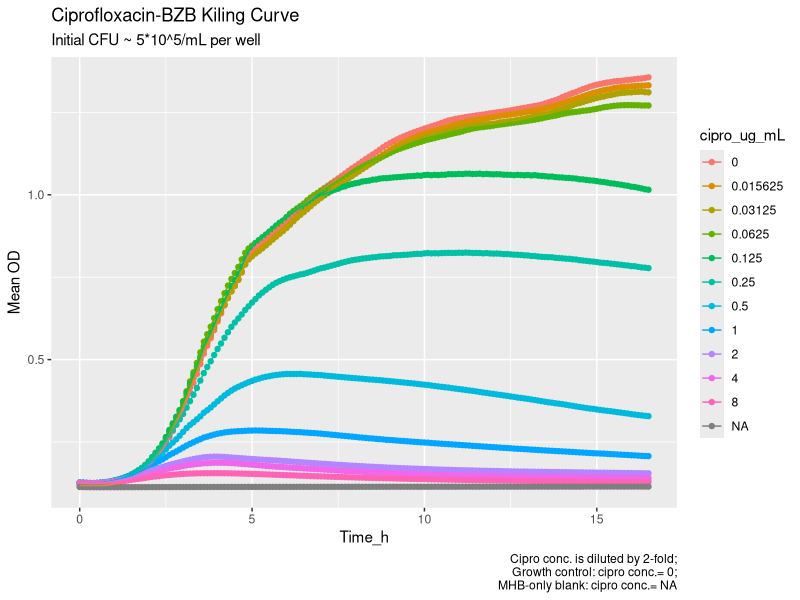
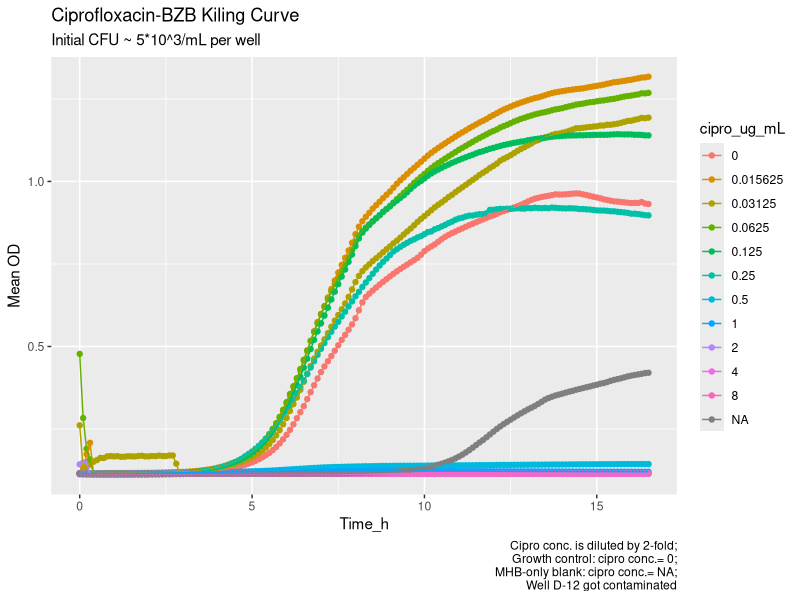
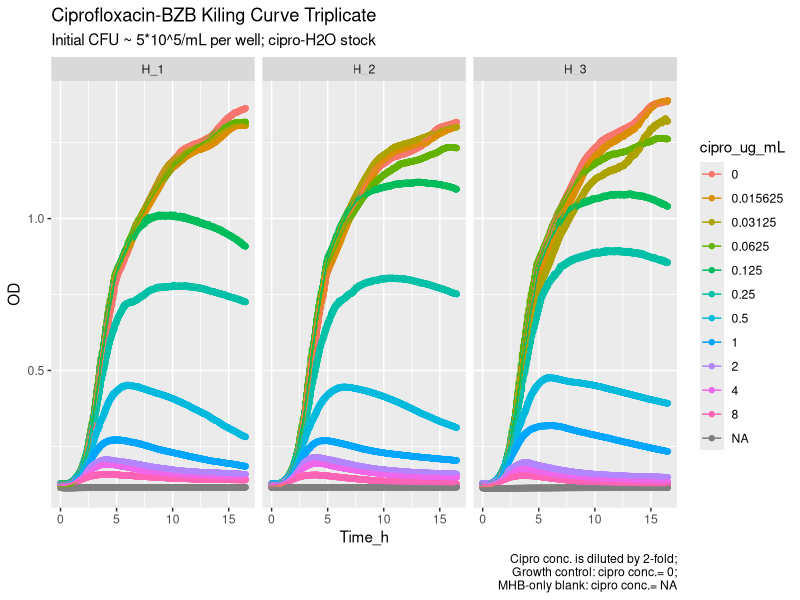
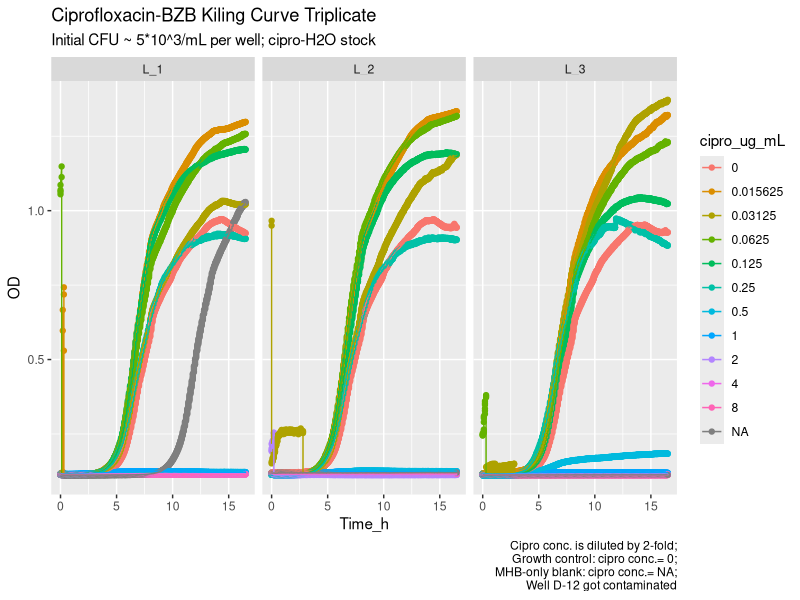
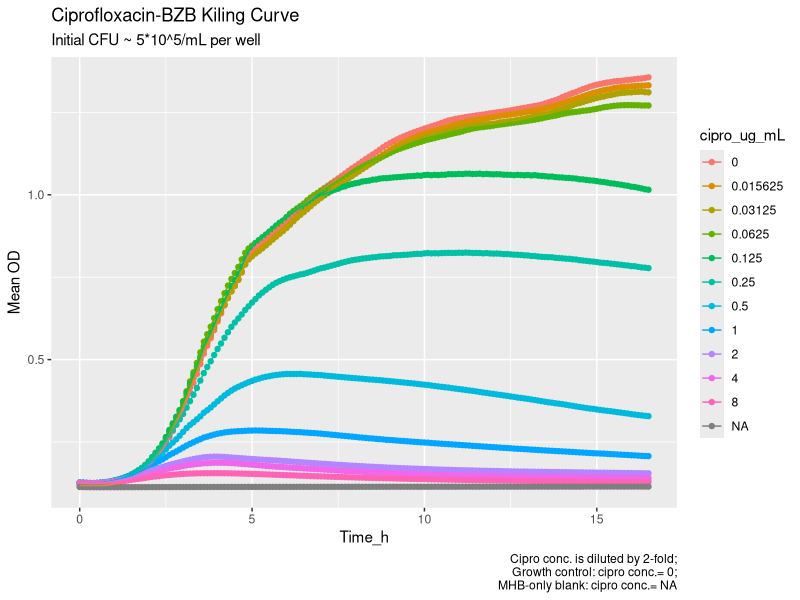
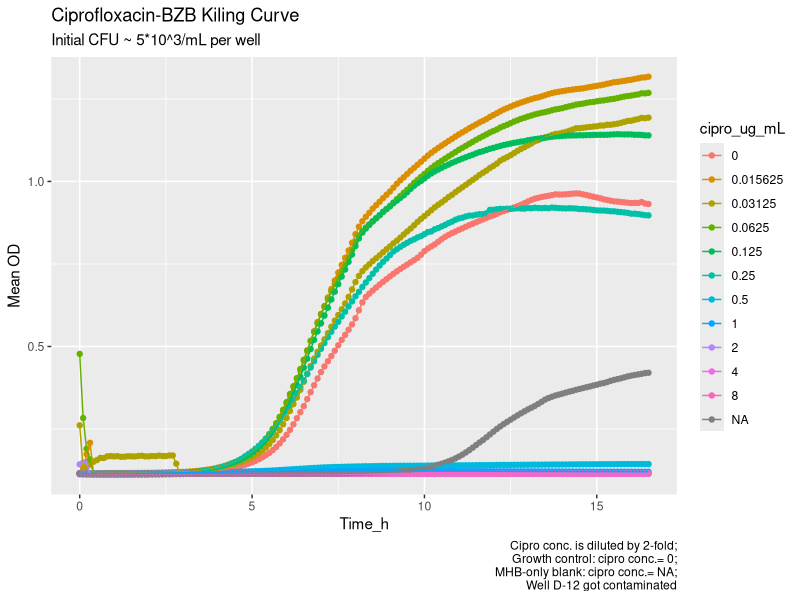
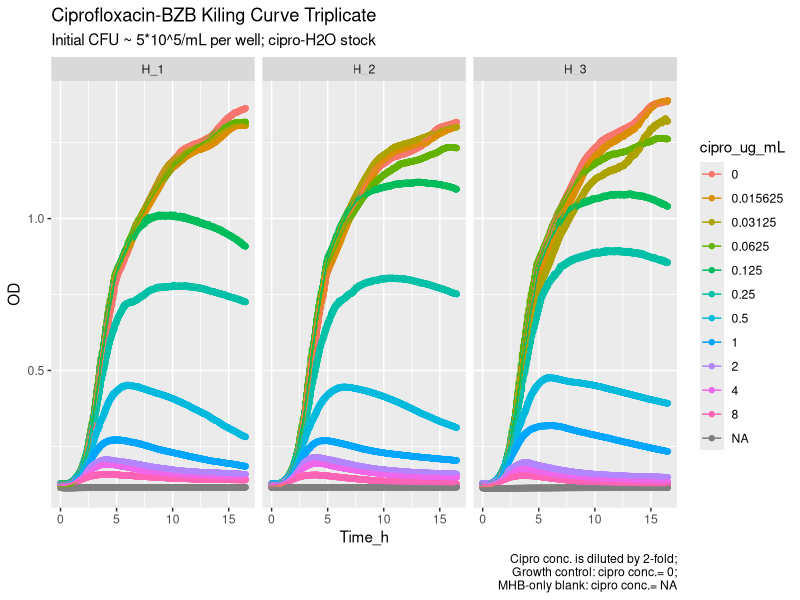
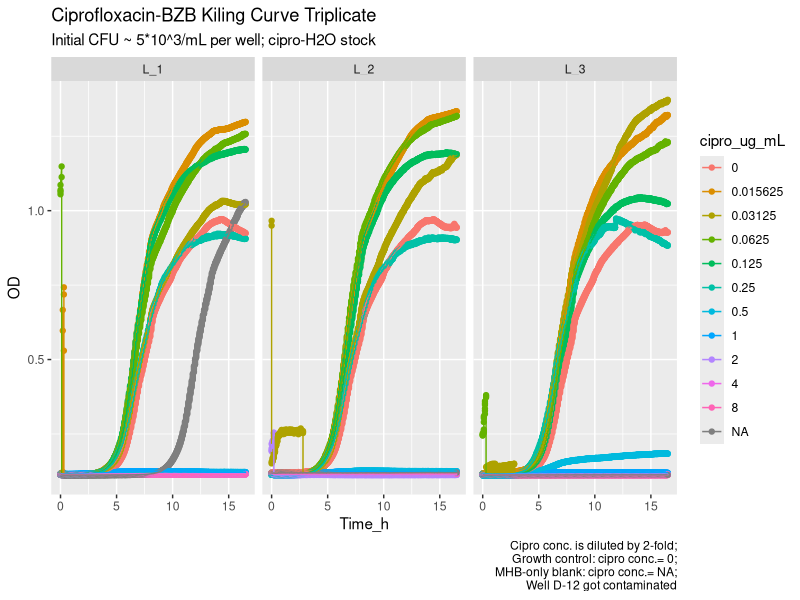

Here is the R script that generated these plots, in order:
## ---- chunk 1
#make sure you set the folder where your file is saved as the current working directory
#check whether the excel file names are the same and don't change the dataframe name
library(readxl)
library(tidyverse)

#Put in file names
cipro_BZB_1.5h <- read_excel("11.4_Cipro_BZB_2rdRun.xlsx", sheet="first")
cipro_BZB_15h <- read_excel("11.4_Cipro_BZB_2rdRun.xlsx", sheet="second")
key_ref <- read_excel("11.4_Cipro_BZB_2rdRun.xlsx", sheet="keys")
## ---- chunk 2
cipro_BZB_15h$"Cycle Nr." <- as.numeric(cipro_BZB_15h$"Cycle Nr.")

cipro_BZB_1.5h$"Cycle Nr." <- as.numeric(cipro_BZB_1.5h$"Cycle Nr.")
## ---- chunk 3
cipro_BZB_15h$"Cycle Nr." <- cipro_BZB_15h$"Cycle Nr." + 90
## ---- chunk 4
cipro_BZB_15h$"Time [s]" <- cipro_BZB_15h$"Time [s]" + 5400

## ---- chunk 5
combined_df <- bind_rows(cipro_BZB_1.5h, cipro_BZB_15h)
## ---- chunk 6
#preserve both cycle nr. and time
pivoted_OD <- combined_df %>%
  select(-3)%>%
pivot_longer(cols = -c(1,2), names_to = "well_ID", values_to = "OD")
## ---- chunk 7
#change Time [s] to Time [h]
df_clean <- pivoted_OD%>%
  mutate(Time_min=round(`Time [s]`/60,1),
         Time_h=round(Time_min/60,1))%>%
  rename(Cycle=`Cycle Nr.`,
         Time_s=`Time [s]`)%>%
  select(Cycle, Time_h, Time_min, everything())
  
## ---- chunk 8
df_clean<- left_join(df_clean, key_ref[, c("well_ID", "key", "cipro_ug_mL", "trial", "trial_rep", "trial_ID")], by = "well_ID")

df_clean$cipro_ug_mL<-factor(as.numeric(df_clean$cipro_ug_mL))

## ---- chunk 9
df_summarise <- df_clean %>%
  filter(trial != "test") %>%
  group_by(Time_h, trial, cipro_ug_mL) %>%
  summarise(
    min=min(OD, na.rm = TRUE),
    max=max(OD, na.rm = TRUE),
    mean = mean(OD, na.rm = TRUE),
    sd = sd(OD, na.rm = TRUE),
    .groups = "drop") %>%
  mutate(CV = sd/mean)

## ---- chunk 10
BZB_H_curve<- df_summarise |>
  filter(trial == "H") |>
ggplot( 
       aes(x = Time_h, y = mean, color = cipro_ug_mL)) +
  geom_point() +
  geom_line()+
  #geom_errorbar(aes(ymin = min, ymax = max, color = cipro_ug_mL, group =cipro_ug_mL), width = 0.2)+
   labs(title = "Ciprofloxacin-BZB Kiling Curve",
        subtitle = "Initial CFU ~ 5*10^5/mL per well",
        y="Mean OD",
        caption = str_wrap("Cipro conc. is diluted by 2-fold; Growth control: cipro conc.= 0; MHB-only blank: cipro conc.= NA", width = 35))

BZB_H_curve

#set working directory before saving!
ggsave("./plots_ggsave/Cipro_BZB_2ndRun_H_110426.png", plot = BZB_H_curve, width = 7, height = 5, units = "in", dpi = 300)
## ---- chunk 11
BZB_L_curve<- df_summarise |>
  filter(trial == "L") |>
ggplot( 
       aes(x = Time_h, y = mean, color = cipro_ug_mL)) +
  geom_point() +
  geom_line()+
  #geom_errorbar(aes(ymin = min, ymax = max, color = cipro_ug_mL, group =cipro_ug_mL), width = 0.2)+
   labs(title = "Ciprofloxacin-BZB Kiling Curve",
        subtitle = "Initial CFU ~ 5*10^3/mL per well",
        y="Mean OD",
        caption = str_wrap("Cipro conc. is diluted by 2-fold; Growth control: cipro conc.= 0; MHB-only blank: cipro conc.= NA; Well D-12 got contaminated", width = 35))

BZB_L_curve

ggsave("./plots_ggsave/Cipro_BZB_2ndRun_L_110426.png", plot = BZB_L_curve, width = 7, height = 5, units = "in", dpi = 300)
## ---- chunk 12
BZB_H_reps<- df_clean |>
  filter(trial == "H") |>
ggplot(aes(x = Time_h, y = OD, color = cipro_ug_mL)) +
  geom_point() +
  geom_line()+
  facet_wrap(~trial_rep)+
   labs(title = "Ciprofloxacin-BZB Kiling Curve Triplicate",
        subtitle = "Initial CFU ~ 5*10^5/mL per well; cipro-H2O stock",
        y="OD",
        caption = str_wrap("Cipro conc. is diluted by 2-fold; Growth control: cipro conc.= 0; MHB-only blank: cipro conc.= NA", width = 35))

BZB_H_reps

#set working directory before saving!
ggsave("./plots_ggsave/Cipro_BZB_2ndRun_H-reps_110426.png", plot = BZB_H_reps, width = 7, height = 5, units = "in", dpi = 300)
## ---- chunk 13
BZB_L_reps<- df_clean |>
  filter(trial == "L") |>
ggplot(aes(x = Time_h, y = OD, color = cipro_ug_mL)) +
  geom_point() +
  geom_line()+
  facet_wrap(~trial_rep)+
   labs(title = "Ciprofloxacin-BZB Kiling Curve Triplicate",
        subtitle = "Initial CFU ~ 5*10^3/mL per well; cipro-H2O stock",
        y="OD",
        caption = str_wrap("Cipro conc. is diluted by 2-fold; Growth control: cipro conc.= 0; MHB-only blank: cipro conc.= NA; Well D-12 got contaminated", width = 35))

BZB_L_reps

ggsave("./plots_ggsave/Cipro_BZB_2ndRun_L-reps_110426.png", plot = BZB_L_reps, width = 7, height = 5, units = "in", dpi = 300)
